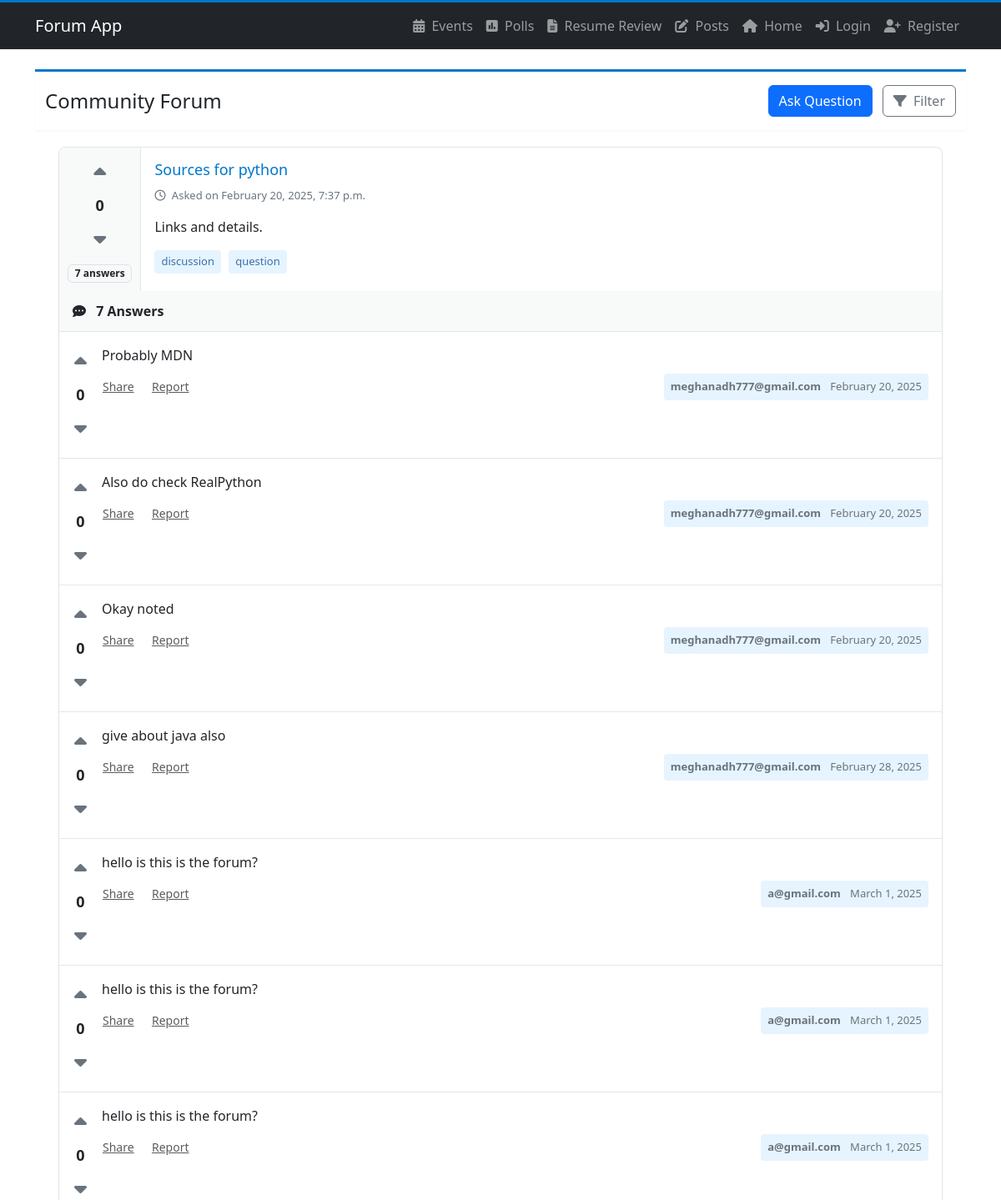
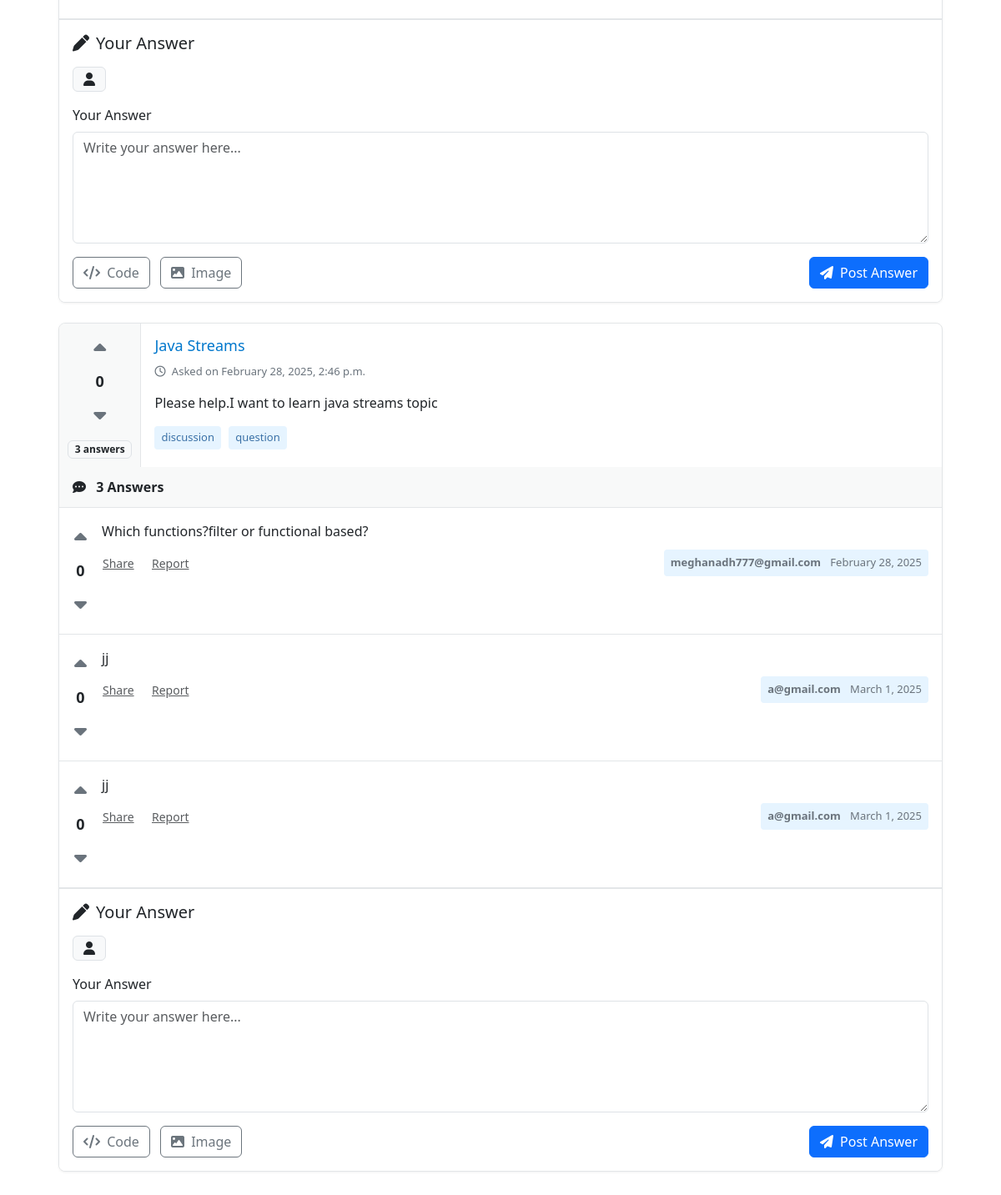
/posts/, run on the app's committed database (2 pictures, top to bottom).
### forum/models.py (models this page shows, shortened)
class Post(models.Model):
    topic = models.ForeignKey(Topic, on_delete=models.CASCADE)  # Links post to a topic
    title = models.CharField(max_length=255)
    content = models.TextField()
    created_at = models.DateTimeField(auto_now_add=True)

class Comment(models.Model):
    post = models.ForeignKey(Post, on_delete=models.CASCADE,related_name="comments")  # Links comment to a post
    content = models.TextField()
    created_at = models.DateTimeField(auto_now_add=True)
    author = models.ForeignKey(settings.AUTH_USER_MODEL, on_delete=models.CASCADE, null=True, blank=True)  # Allow null authors

class User(AbstractUser):  # Extends Django's built-in User model
    name = models.CharField(max_length=255)
    email = models.EmailField(unique=True)
    gender = models.CharField(max_length=10, blank=True, null=True)
    branch = models.CharField(max_length=255, blank=True, null=True)
    faculty = models.CharField(max_length=255, blank=True, null=True)
    skills = models.TextField(blank=True, null=True)
    USERNAME_FIELD = "email"  # This tells Django to use email instead of username
    REQUIRED_FIELDS = ["username"]  # Username is still required
    def __str__(self):
        return self.email  # Change this to display email instead of username

### forum/views.py (the view)
# urls.py: path('posts/', PostListCreateView.as_view(), name='post-list-create'),
def posts(request):
    if request.method == "POST":
        post_id = request.POST.get("post_id")
        comment_content = request.POST.get("comment_content")
        if post_id and comment_content:
            post = Post.objects.get(id=post_id)
            Comment.objects.create(post=post, content=comment_content, author=request.user)
    post_list = Post.objects.prefetch_related('comments').all()
    return render(request, "posts.html", {"posts": post_list})

### forum/templates/posts.html (shortened to what this page needs)
<!DOCTYPE html>
<html lang="en">
<head>
  <link href="https://cdnjs.cloudflare.com/ajax/libs/bootstrap/5.3.0/css/bootstrap.min.css" rel="stylesheet">
  <link href="https://cdnjs.cloudflare.com/ajax/libs/font-awesome/6.4.0/css/all.min.css" rel="stylesheet">
</head>
<body>
  {% extends "base.html" %}
  {% block content %}
  <div class="container-fluid bg-white py-3 navbar">
    <div class="container d-flex justify-content-between align-items-center">
      <h1 class="h4 mb-0">Community Forum</h1>
      <div>
        <button class="btn btn-primary me-2">Ask Question</button>
        <button class="btn btn-outline-secondary">
          <i class="fas fa-filter me-1"></i> Filter
        </button>
      </div>
    </div>
  </div>
  <div class="forum-container">
    {% for post in posts %}
    <div class="question-card">
      <div class="d-flex">
        <div class="question-stats">
          <div class="vote-controls">
            <button class="vote-btn"><i class="fas fa-caret-up"></i></button>
            <span class="vote-count">0</span>
            <button class="vote-btn"><i class="fas fa-caret-down"></i></button>
          </div>
          <div class="mt-2 text-center">
            <span class="badge bg-light text-dark border">{{ post.comments.all|length }} answers</span>
          </div>
        </div>
        <div class="question-body flex-grow-1">
          <h2 class="question-title">
            <a href="#">{{ post.title }}</a>
          </h2>
          <div class="question-metadata">
            <span><i class="far fa-clock me-1"></i> Asked on {{ post.created_at|date:"F j, Y, g:i a" }}</span>
          </div>
          <div class="question-content mb-3">
            {{ post.content }}
          </div>
          <div class="question-tags">
            <a href="#" class="tag">discussion</a>
            <a href="#" class="tag">question</a>
          </div>
        </div>
      </div>
      <div class="answers-section">
        <div class="answer-header">
          <i class="fas fa-comment-dots me-2"></i> {{ post.comments.all|length }} Answers
        </div>
        {% for comment in post.comments.all %}
        <div class="answer-item d-flex">
          <div class="vote-controls me-3">
            <button class="vote-btn"><i class="fas fa-caret-up"></i></button>
            <span class="vote-count">0</span>
            <button class="vote-btn"><i class="fas fa-caret-down"></i></button>
          </div>
          <div class="flex-grow-1">
            <div class="answer-content">
              {{ comment.content }}
            </div>
            <div class="answer-metadata">
              <div class="answer-actions">
                <button class="btn btn-sm btn-link text-muted p-0 me-3">Share</button>
                <button class="btn btn-sm btn-link text-muted p-0">Report</button>
              </div>
              <div class="user-card">
                <div>
                  <span class="fw-bold">{{ comment.author }}</span>
                  <span class="ms-2">{{ comment.created_at|date:"F j, Y" }}</span>
                </div>
              </div>
            </div>
          </div>
        </div>
        {% empty %}
        <div class="answer-item text-center py-4 text-muted">
          <i class="far fa-comment-dots fs-4 mb-2"></i>
          <p class="mb-0">No answers yet. Be the first to share your thoughts!</p>
        </div>
        {% endfor %}
        <div class="new-answer-form">
          <h5 class="mb-3"><i class="fas fa-pen me-2"></i>Your Answer</h5>
          <form method="post" class="mt-2">
            <div class="mb-3">
              <div class="input-group">
                <span class="input-group-text"><i class="fas fa-user"></i></span>
              </div>
            </div>
            <div class="mb-3">
              <label for="comment_content" class="form-label">Your Answer</label>
              <textarea class="form-control" name="comment_content" id="comment_content" rows="5" placeholder="Write your answer here..." required></textarea>
            </div>
            <div class="d-flex justify-content-between align-items-center">
              <div>
                <button type="button" class="btn btn-outline-secondary me-2">
                  <i class="fas fa-code me-1"></i> Code
                </button>
                <button type="button" class="btn btn-outline-secondary me-2">
                  <i class="fas fa-image me-1"></i> Image
                </button>
              </div>
              <button type="submit" class="btn btn-primary">
                <i class="fas fa-paper-plane me-1"></i> Post Answer
              </button>
            </div>
          </form>
        </div>
      </div>
    </div>
    {% endfor %}
  </div>
  {% endblock %}

### forum/templates/posts.html (style rules this page uses)
:root { --primary-color: #0077cc; --secondary-color: #f8f9f9; --accent-color: #e6f4ff; --border-color: #e3e6e8; --text-color: #242729; --muted-text: #6a737c; }
body { font-family: -apple-system, BlinkMacSystemFont, "Segoe UI", Roboto, Helvetica, Arial, sans-serif; color: var(--text-color); background-color: #f8f9f9; line-height: 1.6; }
.navbar { border-top: 3px solid var(--primary-color); box-shadow: 0 1px 2px rgba(0,0,0,0.05); }
.forum-container { max-width: 1100px; margin: 0 auto; padding: 20px; }
.question-card { background: white; border-radius: 8px; border: 1px solid var(--border-color); margin-bottom: 24px; box-shadow: 0 1px 3px rgba(0,0,0,0.06); overflow: hidden; }
.question-stats { display: flex; flex-direction: column; align-items: center; padding: 10px; border-right: 1px solid var(--border-color); background-color: var(--secondary-color); min-width: 80px; }
.question-title { font-size: 18px; font-weight: 500; color: var(--primary-color); margin-bottom: 10px; }
.question-title a { text-decoration: none; color: var(--primary-color); }
.question-body { padding: 16px; }
.question-metadata { font-size: 13px; color: var(--muted-text); margin-bottom: 16px; }
.tag { display: inline-block; padding: 4px 8px; margin-right: 5px; margin-bottom: 5px; background-color: var(--accent-color); border-radius: 4px; font-size: 13px; color: #3b71a7; text-decoration: none; }
.answer-header { padding: 12px 16px; background-color: var(--secondary-color); border-bottom: 1px solid var(--border-color); font-weight: 600; }
.answer-item { padding: 16px; border-bottom: 1px solid var(--border-color); }
.answer-metadata { display: flex; justify-content: space-between; align-items: center; margin-top: 10px; font-size: 13px; color: var(--muted-text); }
.user-card { display: flex; align-items: center; padding: 6px 8px; background-color: var(--accent-color); border-radius: 4px; }
.vote-controls { display: flex; flex-direction: column; align-items: center; }
.vote-btn { background: none; border: none; font-size: 24px; color: var(--muted-text); cursor: pointer; padding: 2px; }
.vote-count { font-size: 18px; font-weight: bold; margin: 6px 0; }
.new-answer-form { padding: 16px; background-color: #fff; border-top: 1px solid var(--border-color); }
.form-label { font-weight: 500; margin-bottom: 8px; }
.btn-primary { background-color: var(--primary-color); border-color: var(--primary-color); }
.btn-outline-secondary { color: var(--muted-text); border-color: var(--border-color); }

### data on the page
Post: comments.all|length "7", title "Sources for python", created_at "February 20, 2025, 7:37 p.m.", content "Links and details."
Comment: content "Probably MDN", author "meghanadh777@gmail.com", created_at "February 20, 2025"
Comment: content "Also do check RealPython", author "meghanadh777@gmail.com", created_at "February 20, 2025"
Comment: content "Okay noted", author "meghanadh777@gmail.com", created_at "February 20, 2025"
Comment: content "give about java also", author "meghanadh777@gmail.com", created_at "February 28, 2025"
Comment: content "hello is this is the forum?", author "a@gmail.com", created_at "March 1, 2025"
Comment: content "hello is this is the forum?", author "a@gmail.com", created_at "March 1, 2025"
Comment: content "hello is this is the forum?", author "a@gmail.com", created_at "March 1, 2025"
Post: comments.all|length "3", title "Java Streams", created_at "February 28, 2025, 2:46 p.m.", content "Please help.I want to learn java streams topic"
Comment: content "Which functions?filter or functional based?", author "meghanadh777@gmail.com", created_at "February 28, 2025"
Comment: content "jj", author "a@gmail.com", created_at "March 1, 2025"
Comment: content "jj", author "a@gmail.com", created_at "March 1, 2025"
